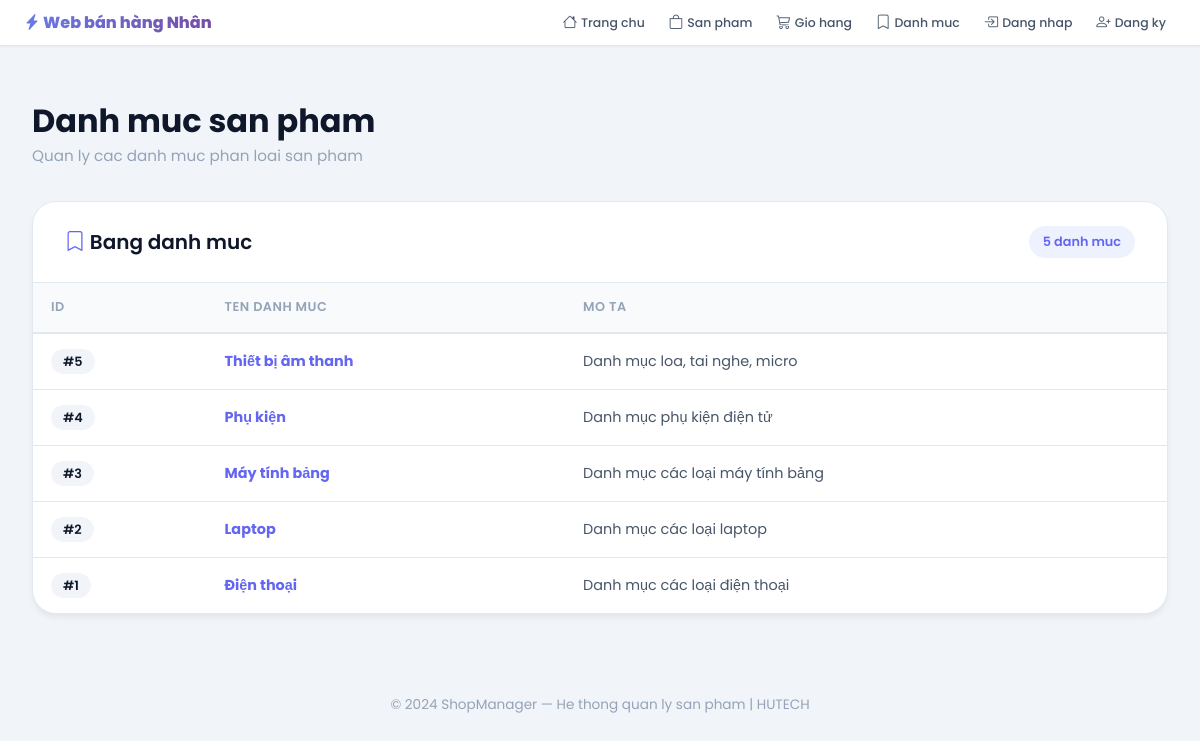
The page /Category on the database its author committed.
### tables this page shows
CREATE TABLE category (
    id INT AUTO_INCREMENT PRIMARY KEY,
    name VARCHAR(100) NOT NULL,
    description TEXT
);

### app/controllers/CategoryController.php (called while the page is built, shortened)
<?php
require_once 'app/config/database.php';
require_once 'app/models/CategoryModel.php';
class CategoryController
{
    private $categoryModel;
    public function __construct()
    {
        $this->db = (new Database())->getConnection();
        $this->categoryModel = new CategoryModel($this->db);
    }
    public function index()
    {
        $categories = $this->categoryModel->getCategories();
        include 'app/views/category/list.php';
    }
}

### index.php (called while the page is built, shortened)
<?php
$url = $_GET['url'] ?? '';
$url = rtrim($url, '/');
$url = filter_var($url, FILTER_SANITIZE_URL);
$url = explode('/', $url);
$action = isset($url[1]) && $url[1] != ''
    ? $url[1]
    : 'index';
$controller = new $controllerName();
call_user_func_array([$controller, $action], array_slice($url, 2));

### app/config/database.php (called while the page is built, shortened)
<?php
class Database
{
    private $host = "localhost";
    private $db_name = "my_store";
    private $username = "root";
    private $password = "";
    public function getConnection()
    {
        $this->conn = null;
        try {
            $this->conn = new PDO(
                "mysql:host=" . $this->host . ";dbname=" . $this->db_name,
                $this->username,
                $this->password
            );
            $this->conn->exec("set names utf8");
            $this->conn->setAttribute(PDO::ATTR_ERRMODE, PDO::ERRMODE_EXCEPTION);
        } catch (PDOException $exception) {
            echo "Connection error: " . $exception->getMessage();
        }
        return $this->conn;
    }
}

### app/models/CategoryModel.php (called while the page is built, shortened)
<?php
class CategoryModel
{
    private $conn;
    private $table_name = "category";
    public function __construct($db)
    {
        $this->conn = $db;
    }
    public function getCategories()
    {
        $query = "SELECT id, name, description FROM " . $this->table_name . " ORDER BY id DESC";
        $stmt = $this->conn->prepare($query);
        $stmt->execute();
        return $stmt->fetchAll(PDO::FETCH_OBJ);
    }
}

### app/views/category/list.php (the view, shortened to what this page needs)
<?php
include 'app/views/shares/header.php';
?>
<div class="page-header d-flex flex-wrap justify-content-between align-items-center gap-3">
    <div>
        <h1>Danh muc san pham</h1>
        <p>Quan ly cac danh muc phan loai san pham</p>
    </div>
</div>
<div class="card-modern">
    <div class="card-header-modern">
        <h5 style="font-weight: 600; margin: 0;">
            <i class="bi bi-bookmark" style="color: var(--primary);"></i> Bang danh muc
        </h5>
        <span style="background: #eef2ff; color: var(--primary); padding: 6px 14px; border-radius: var(--radius-full); font-size: 0.8rem; font-weight: 600;">
            <?php echo count($categories); ?> danh muc
        </span>
    </div>
    <div style="overflow-x: auto;">
        <table class="table-modern">
            <thead>
                <tr>
                    <th>ID</th>
                    <th>Ten danh muc</th>
                    <th>Mo ta</th>
                </tr>
            </thead>
            <tbody>
                <?php if (empty($categories)) : ?>
                    <tr>
                        <td colspan="<?php echo SessionHelper::isAdmin() ? 4 : 3; ?>" style="text-align: center; padding: 3rem; color: var(--text-muted);">
                            <i class="bi bi-folder2-open" style="font-size: 2rem; display: block; margin-bottom: 0.5rem;"></i>
                            Chua co danh muc nao
                        </td>
                    </tr>
                <?php else : ?>
                    <?php foreach ($categories as $category) : ?>
                        <tr>
                            <td>
                                <span style="background: #f1f5f9; padding: 4px 12px; border-radius: var(--radius-full); font-size: 0.8rem; font-weight: 600;">
                                    #<?php echo htmlspecialchars($category->id, ENT_QUOTES, 'UTF-8'); ?>
                                </span>
                            </td>
                            <td>
                                <strong style="color: var(--primary);">
                                    <?php echo htmlspecialchars($category->name, ENT_QUOTES, 'UTF-8'); ?>
                                </strong>
                            </td>
                            <td style="color: var(--text-secondary);">
                                <?php echo htmlspecialchars($category->description, ENT_QUOTES, 'UTF-8'); ?>
                            </td>
                        </tr>
                    <?php endforeach; ?>
                <?php endif; ?>
            </tbody>
        </table>
    </div>
</div>
<?php include 'app/views/shares/footer.php'; ?>

### public/assets/style.css (style rules this page uses)
:root { --primary: #6366f1; --primary-dark: #4f46e5; --primary-gradient: linear-gradient(135deg, #667eea 0%, #764ba2 100%); --accent: #f59e0b; --accent-gradient: linear-gradient(135deg, #f59e0b, #ef4444); --success: #10b981; --danger: #ef4444; --warning: #f59e0b; --info: #06b6d4; --bg-main: #f1f5f9; --bg-white: #ffffff; --bg-glass: rgba(255, 255, 255, 0.85); --text-primary: #0f172a; --text-secondary: #475569; --text-muted: #94a3b8; --border: #e2e8f0; --shadow-xs: 0 1px 2px rgba(0,0,0,0.05); --shadow-sm: 0 4px 6px -1px rgba(0,0,0,0.07); --shadow-md: 0 10px 25px -5px rgba(0,0,0,0.1); --shadow-lg: 0 25px 50px -12px rgba(0,0,0,0.15); --radius: 16px; --radius-lg: 24px; --radius-full: 9999px; --transition: all 0.3s cubic-bezier(0.4, 0, 0.2, 1); }
* { margin: 0; padding: 0; box-sizing: border-box; }
body { font-family: 'Poppins', sans-serif; background: var(--bg-main); color: var(--text-primary); line-height: 1.6; overflow-x: hidden; }
.page-header { padding: 2rem 0; }
.page-header h1 { font-size: 2rem; font-weight: 700; color: var(--text-primary); margin-bottom: 0.25rem; }
.page-header p { color: var(--text-muted); font-size: 0.95rem; margin: 0; }
.card-modern { background: var(--bg-white); border-radius: var(--radius-lg); border: 1px solid var(--border); box-shadow: var(--shadow-sm); overflow: hidden; transition: var(--transition); }
.card-header-modern { padding: 1.5rem 2rem; border-bottom: 1px solid var(--border); display: flex; align-items: center; justify-content: space-between; }
.table-modern { width: 100%; border-collapse: separate; border-spacing: 0; }
.table-modern thead th { background: #f8fafc; padding: 14px 18px; font-size: 0.8rem; font-weight: 600; text-transform: uppercase; letter-spacing: 0.5px; color: var(--text-muted); border-bottom: 2px solid var(--border); }
.table-modern tbody td { padding: 16px 18px; border-bottom: 1px solid var(--border); vertical-align: middle; font-size: 0.9rem; }
.table-modern tbody tr:last-child td { border-bottom: none; }
.card-modern, .stat-box, .product-card, .form-modern, .detail-info { animation: fadeIn 0.4s ease forwards; }

### rows shown on the page
category: id "5", name "Thiết bị âm thanh", description "Danh mục loa, tai nghe, micro"
category: id "4", name "Phụ kiện", description "Danh mục phụ kiện điện tử"
category: id "3", name "Máy tính bảng", description "Danh mục các loại máy tính bảng"
category: id "2", name "Laptop", description "Danh mục các loại laptop"
category: id "1", name "Điện thoại", description "Danh mục các loại điện thoại"

### other values the page prints
count($categories) "5"
